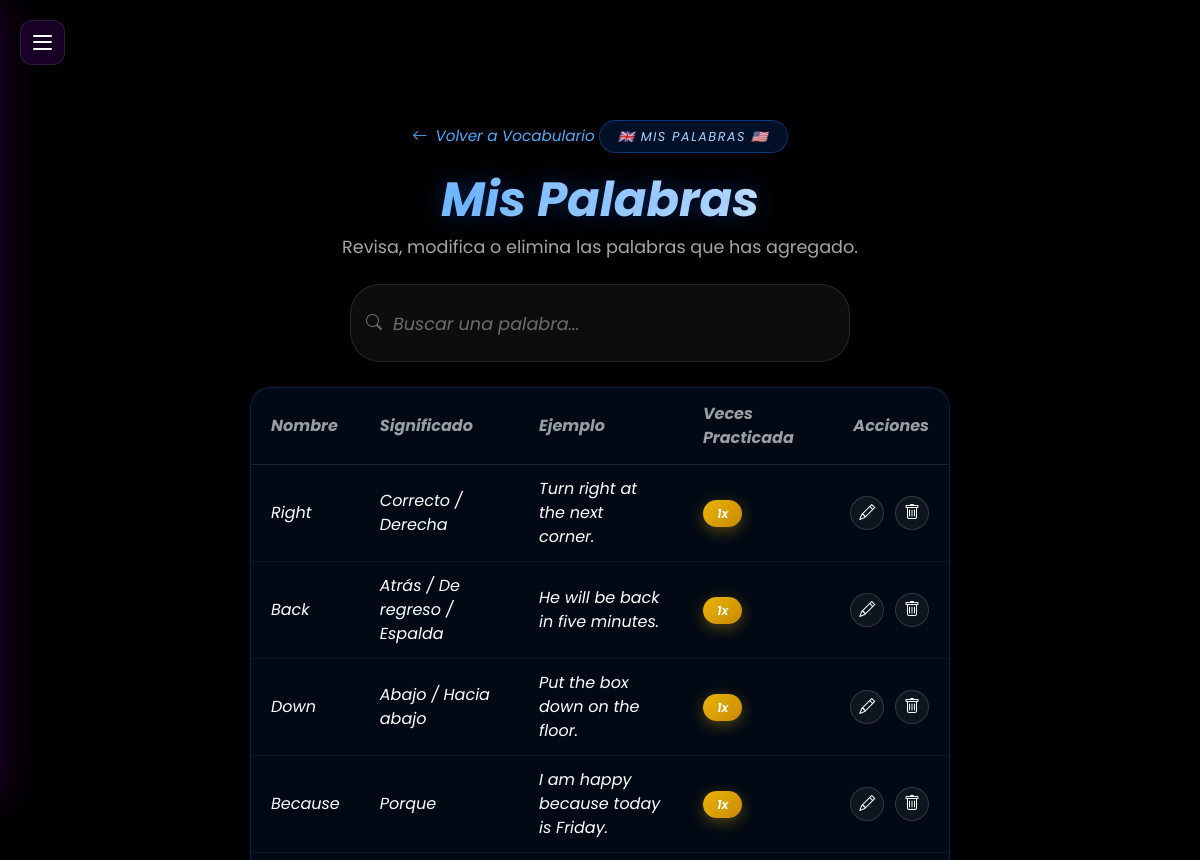
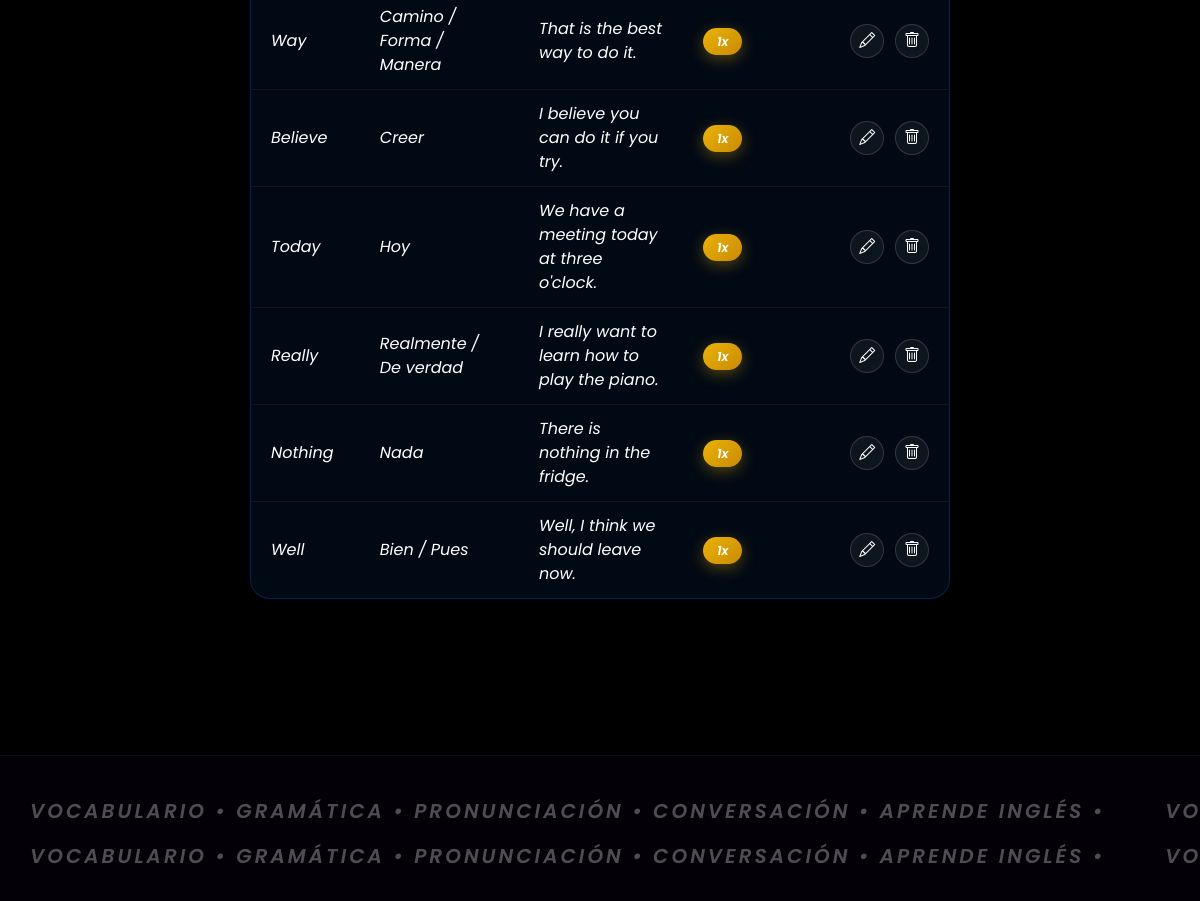
Page /menu/ingles/vocabulario/lista (signed in) on the committed database (2 pictures, top to bottom).
### app/models/vocabulario.py (models this page shows, shortened)
class Vocabulario(db.Model):
    __tablename__ = 'vocabularios'
    idVocab = db.Column(db.Integer, primary_key=True)
    idUser = db.Column(db.Integer, db.ForeignKey('users.idUser'), nullable=False)
    nombre = db.Column(db.String(120), nullable=False)
    significado = db.Column(db.String(255), nullable=False)
    ejemplos = db.Column(db.String(500), nullable=True)
    createdAt = db.Column(db.DateTime, default=datetime.now)

### app/routes/menu_route.py (the view)
@bp.route('/ingles/vocabulario/lista')
@login_required
def vocabulario_lista():
    busqueda = request.args.get('q', '', type=str).strip()
    query = Vocabulario.query.filter_by(idUser=current_user.idUser)
    if busqueda:
        like = f'%{busqueda}%'
        query = query.filter(
            db.or_(Vocabulario.nombre.ilike(like), Vocabulario.significado.ilike(like))
        )
    query = query.order_by(Vocabulario.createdAt.desc())
    total = query.count()
    POR_PAGINA = 10
    total_paginas = max(1, ceil(total / POR_PAGINA))
    pagina = request.args.get('page', 1, type=int)
    pagina = min(max(pagina, 1), total_paginas)
    palabras = query.offset((pagina - 1) * POR_PAGINA).limit(POR_PAGINA).all()
    conteo_por_palabra = defaultdict(int)
    for r in VocabularioRegistro.query.filter_by(idUser=current_user.idUser).all():
        if r.idVocab is not None:
            conteo_por_palabra[r.idVocab] += 1
    letras_flotantes = get_letras_flotantes(current_user.idUser)
    return render_template(
        'menu/vocabulario_lista.html',
        palabras=palabras,
        conteo_por_palabra=conteo_por_palabra,
        letras_flotantes=letras_flotantes,
        busqueda=busqueda,
        pagina=pagina,
        total_paginas=total_paginas,
        total=total,
    )

### app/routes/menu_route.py (called while the page is built)
def get_letras_flotantes(id_user):
    nombres = [p.nombre for p in Vocabulario.query.filter_by(idUser=id_user).all()]
    if not nombres:
        nombres = ['Hello', 'ABC', 'Learn', 'Yes', 'Go', 'Book', 'Fast', 'Easy', 'Words', 'English']
    letras = []
    i = 0
    while len(letras) < 10:
        letras.append(nombres[i % len(nombres)])
        i += 1
    return letras

### app/templates/menu/vocabulario_lista.html (shortened to what this page needs)
{% extends "base.html" %}
{% block extra_css %}
<link rel="stylesheet" href="{{ url_for('static', filename='css/ingles.css') }}">
<link rel="stylesheet" href="{{ url_for('static', filename='css/vocabulario.css') }}">
{% endblock %}
{% block content %}
<button class="hamburger-menu" id="sidebarToggle">
    <span></span>
    <span></span>
    <span></span>
</button>
<div class="ingles-letters">
</div>
<div class="ingles-wrapper">
    <div class="text-center mb-4 fade-in-section ingles-hero">
        <a href="{{ url_for('menu.vocabulario') }}" class="vocabulario-back">
            <i class="bi bi-arrow-left"></i> Volver a Vocabulario
        </a>
        <span class="ingles-flag-badge">🇬🇧 Mis Palabras 🇺🇸</span>
        <h1 class="ingles-title">Mis Palabras</h1>
        <p class="ingles-desc">Revisa, modifica o elimina las palabras que has agregado.</p>
    </div>
    <form method="GET" action="{{ url_for('menu.vocabulario_lista') }}" class="vocab-search-form fade-in-section">
        <i class="bi bi-search"></i>
        <input type="text" name="q" value="{{ busqueda }}" placeholder="Buscar una palabra..." class="form-control glass-input">
    </form>
    {% if palabras %}
    <div class="vocab-history-table-wrapper fade-in-section">
        <table class="vocab-history-table">
            <thead>
                <tr>
                    <th>Nombre</th>
                    <th>Significado</th>
                    <th>Ejemplo</th>
                    <th>Veces Practicada</th>
                    <th style="text-align: right;">Acciones</th>
                </tr>
            </thead>
            <tbody>
                {% for p in palabras %}
                <tr>
                    <td>{{ p.nombre }}</td>
                    <td>{{ p.significado }}</td>
                    <td>{{ p.ejemplos or '—' }}</td>
                    <td>
                        {% set veces = conteo_por_palabra.get(p.idVocab, 0) %}
                        {% if veces > 0 %}
                        <span class="vocab-history-badge vocab-rating-medium">{{ veces }}x</span>
                        {% else %}
                        <span class="vocab-veces-nunca">Aún no</span>
                        {% endif %}
                    </td>
                    <td style="text-align: right; white-space: nowrap;">
                        <button type="button" class="vocab-row-btn vocab-row-edit"
                            onclick="openVocabEditModal({{ p.idVocab }}, '{{ p.nombre|escape }}', '{{ p.significado|escape }}', '{{ (p.ejemplos or '')|escape }}')">
                            <i class="bi bi-pencil"></i>
                        </button>
                        <button type="button" class="vocab-row-btn vocab-row-delete"
                            onclick="openVocabDeleteModal({{ p.idVocab }}, '{{ p.nombre|escape }}')">
                            <i class="bi bi-trash"></i>
                        </button>
                    </td>
                </tr>
                {% endfor %}
            </tbody>
        </table>
    </div>
    {% endif %}
</div>
{% endblock %}
{% block footer %}
<footer class="futuristic-footer">
    <div class="marquee-container">
        <div class="marquee-track track-ltr">
            <div class="marquee-content">
                <span>Vocabulario &bull; Gramática &bull; Pronunciación &bull; Conversación &bull; Aprende Inglés &bull;</span>
                <span>Vocabulario &bull; Gramática &bull; Pronunciación &bull; Conversación &bull; Aprende Inglés &bull;</span>
            </div>
        </div>
        <div class="marquee-track track-rtl">
            <div class="marquee-content">
                <span>Vocabulario &bull; Gramática &bull; Pronunciación &bull; Conversación &bull; Aprende Inglés &bull;</span>
                <span>Vocabulario &bull; Gramática &bull; Pronunciación &bull; Conversación &bull; Aprende Inglés &bull;</span>
            </div>
        </div>
    </div>
</footer>
{% endblock %}

### app/static/css/m.css (style rules this page uses)
body { margin: 0; padding: 0; width: 100%; min-height: 100vh; overflow-x: hidden; overflow-y: auto; background: #000; font-family: 'Poppins', sans-serif; }
.form-control { width: 100%; height: 78px; padding: 0 30px; box-sizing: border-box; border-radius: 24px; border: 1px solid rgba(255, 255, 255, .12); background: rgba(255, 255, 255, .06); color: #fff; font-size: 1.2rem; font-style: italic; outline: none; transition: .3s; }
.form-control::placeholder { color: rgba(255, 255, 255, .35); font-size: 1.1rem; }
.hamburger-menu { position: fixed; top: 20px; left: 20px; width: 45px; height: 45px; background: rgba(80, 0, 120, 0.3); border: 1px solid rgba(255, 255, 255, 0.1); border-radius: 12px; cursor: pointer; z-index: 1000; display: flex; flex-direction: column; justify-content: space-around; padding: 12px; box-sizing: border-box; transition: 0.3s; backdrop-filter: blur(10px); }
.hamburger-menu span { width: 100%; height: 2px; background: #fff; border-radius: 2px; transition: 0.3s; }
.fade-in-section { opacity: 0; transform: translateY(40px); transition: opacity 0.8s cubic-bezier(0.25, 0.46, 0.45, 0.94), transform 0.8s cubic-bezier(0.25, 0.46, 0.45, 0.94); visibility: hidden; }
.fade-in-section.is-visible { opacity: 1; transform: translateY(0); visibility: visible; }
.futuristic-footer { width: 100%; background: rgba(10, 0, 20, 0.4); border-top: 1px solid rgba(255, 255, 255, 0.05); backdrop-filter: blur(20px); -webkit-backdrop-filter: blur(20px); padding: 30px 0 20px 0; margin-top: 80px; position: relative; z-index: 10; overflow: hidden; box-shadow: 0 -10px 30px rgba(0, 0, 0, 0.5); }
.marquee-container { width: 100%; overflow: hidden; position: relative; padding: 10px 0; display: flex; flex-direction: column; gap: 15px; }
.marquee-track { display: flex; overflow: hidden; user-select: none; width: 100%; }
.marquee-content { display: flex; flex-shrink: 0; white-space: nowrap; gap: 0px; }
.marquee-content span { display: inline-block; font-size: 1.25rem; font-weight: 600; text-transform: uppercase; font-style: italic; letter-spacing: 3px; color: rgba(255, 255, 255, 0.3); text-shadow: 0 0 10px rgba(138, 40, 255, 0); transition: color 0.3s, text-shadow 0.3s; padding: 0 30px; }
.track-ltr .marquee-content { animation: scrollLtr 30s linear infinite; }
.track-rtl .marquee-content { animation: scrollRtl 30s linear infinite; }

### app/static/css/ingles.css (style rules this page uses)
.ingles-wrapper { padding-top: 10vh; min-height: 85vh; width: 100%; }
.ingles-hero { text-align: center; max-width: 700px; margin: 0 auto 50px auto; }
.ingles-flag-badge { display: inline-flex; align-items: center; gap: 8px; padding: 6px 18px; margin-bottom: 18px; border-radius: 30px; background: rgba(13, 110, 253, 0.15); border: 1px solid rgba(13, 110, 253, 0.4); color: #a9d1ff; font-size: 0.8rem; font-style: italic; letter-spacing: 1.5px; text-transform: uppercase; animation: ingles-float 3s ease-in-out infinite; }
.ingles-title { font-size: 3rem; font-style: italic; font-weight: 700; margin-bottom: 5px; background: linear-gradient(90deg, #4dabff, #ffffff, #0d6efd, #4dabff); background-size: 300% 100%; -webkit-background-clip: text; background-clip: text; color: transparent; text-shadow: 0 0 25px rgba(13, 110, 253, 0.35); animation: ingles-shimmer 6s linear infinite; }
.ingles-desc { color: rgba(255, 255, 255, 0.65); font-size: 1.1rem; }
.ingles-letters { position: fixed; top: 0; left: 0; width: 100%; height: 100vh; pointer-events: none; z-index: -1; overflow: hidden; }

### rows in the picture
Vocabulario: nombre "Right", significado "Correcto / Derecha", ejemplos "Turn right at the next corner.", idUser "1"
Vocabulario: nombre "Back", significado "Atrás / De regreso / Espalda", ejemplos "He will be back in five minutes.", idUser "1"
Vocabulario: nombre "Down", significado "Abajo / Hacia abajo", ejemplos "Put the box down on the floor.", idUser "1"
Vocabulario: nombre "Because", significado "Porque", ejemplos "I am happy because today is Friday.", idUser "1"
Vocabulario: nombre "Way", significado "Camino / Forma / Manera", ejemplos "That is the best way to do it.", idUser "1"
Vocabulario: nombre "Believe", significado "Creer", ejemplos "I believe you can do it if you try.", idUser "1"
Vocabulario: nombre "Today", significado "Hoy", ejemplos "We have a meeting today at three o'clock.", idUser "1"
Vocabulario: nombre "Really", significado "Realmente / De verdad", ejemplos "I really want to learn how to play the piano.", idUser "1"
Vocabulario: nombre "Nothing", significado "Nada", ejemplos "There is nothing in the fridge.", idUser "1"
Vocabulario: nombre "Well", significado "Bien / Pues", ejemplos "Well, I think we should leave now.", idUser "1"
